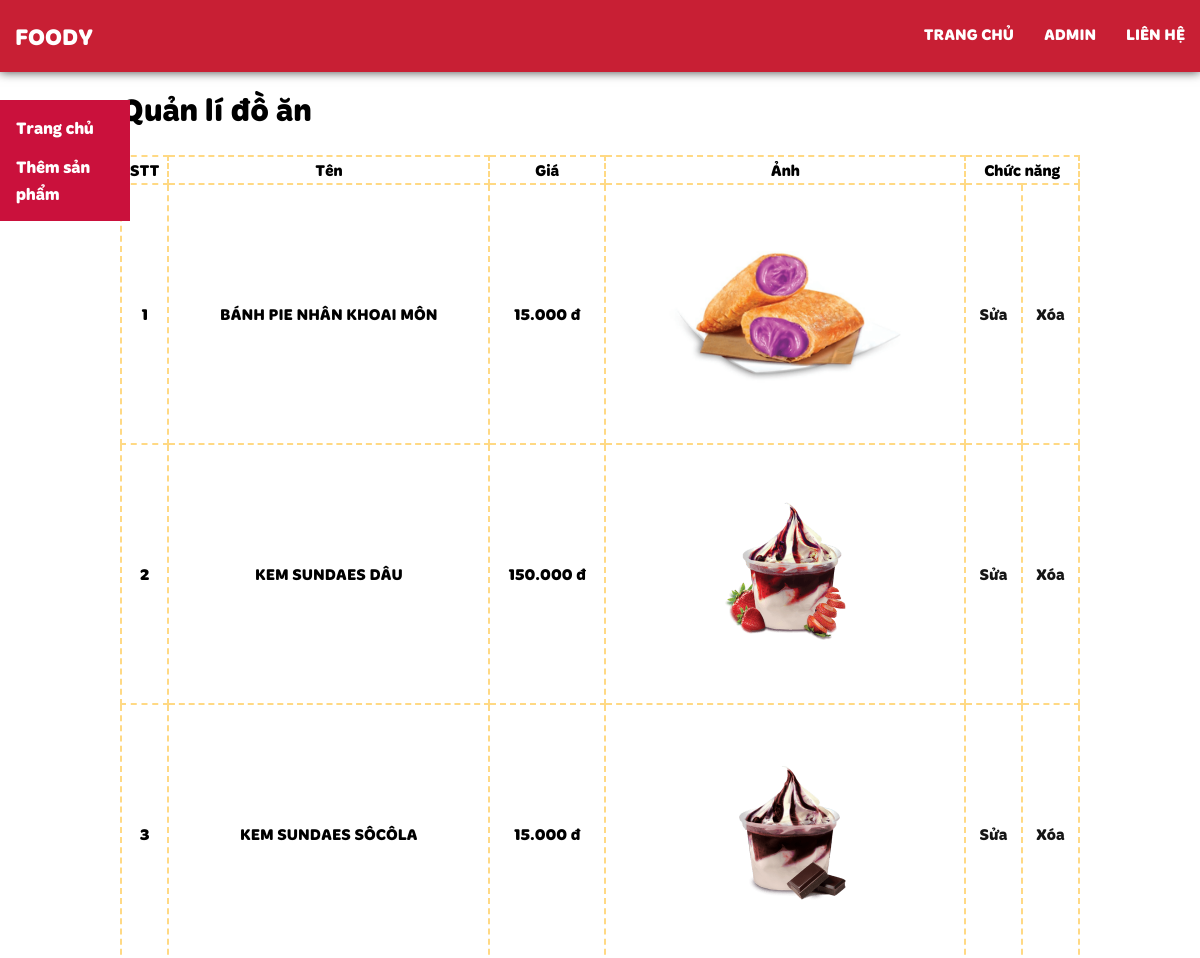
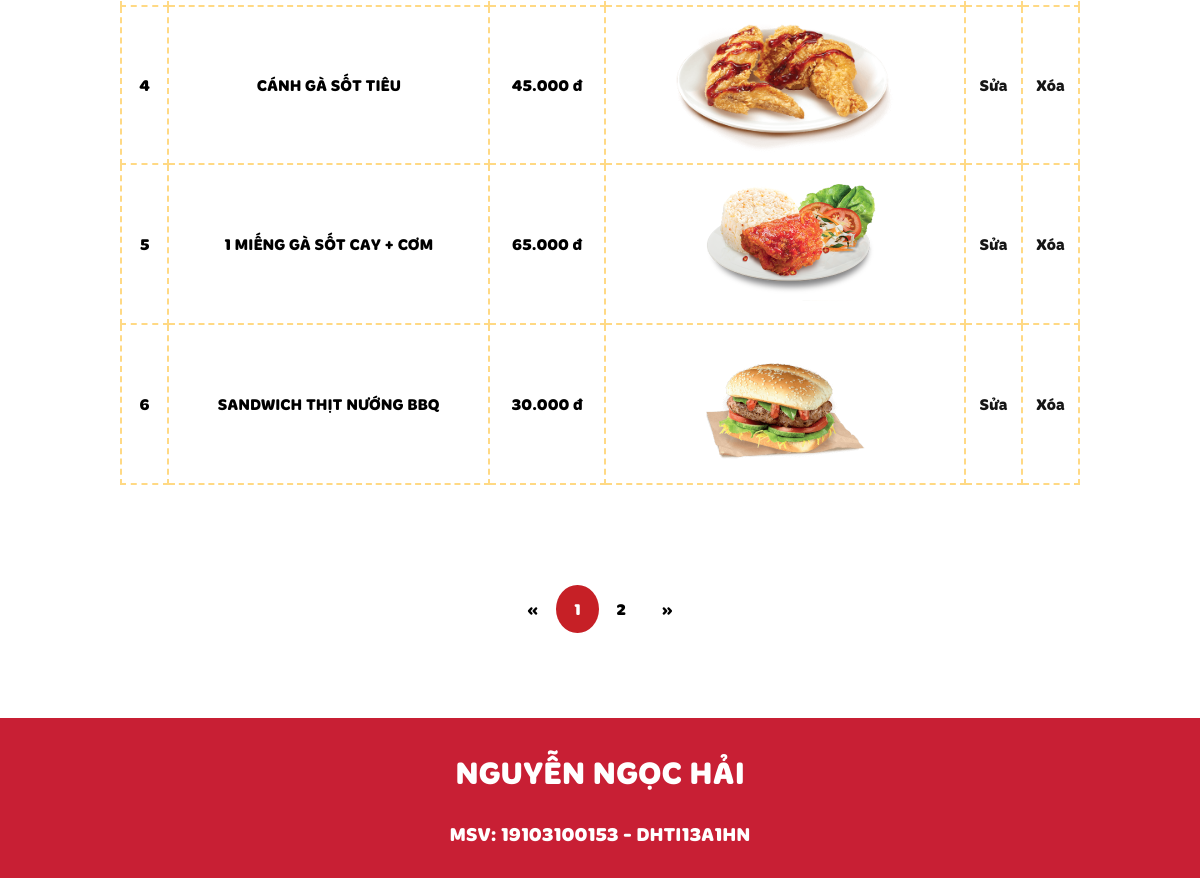
/page/admin.php, run on the app's committed database (2 pictures, top to bottom).
### tables this page shows
CREATE TABLE `food` (
  `id` int(11) NOT NULL,
  `name` varchar(255) NOT NULL,
  `price` float NOT NULL,
  `image` varchar(255) NOT NULL
);

### page/admin.php (the view, shortened to what this page needs)
<?php
include_once '../server/config.php';
$totalItems = "SELECT * FROM `food`";
$currentPage = $_GET['page'] ?? 1;
$itemsPerPage = 6;
$start = ($currentPage - 1) * $itemsPerPage;
$sql = "SELECT * FROM `food` LIMIT $start, $itemsPerPage ";
$result = $connection->query($sql);
$totalPages = ceil($connection->query($totalItems)->num_rows / $itemsPerPage);
?>
<!DOCTYPE html>
<html>
<head>
    <link rel="stylesheet" href="../css/admin.css">
</head>
<body>
    <?php include './sidebar.php' ?>
    <?php include './navbar.php' ?>
    <div class="main">
        <h1>Quản lí đồ ăn</h1>
        <table>
            <thead>
                <th>STT</th>
                <th>Tên</th>
                <th>Giá</th>
                <th>Ảnh</th>
                <th colspan="2">Chức năng</th>
            </thead>
            <tbody>
                <?php while ($row = $result->fetch_assoc()) : ?>
                    <tr>
                        <td><?= $row['id'] ?></td>
                        <td><?= $row['name'] ?></td>
                        <td><?= number_format($row['price'], 0, '.', '.'); ?> đ</td>
                        <td><img src="../asset/img/<?= $row['image'] ?>" alt=""></td>
                        <td><a href="edit.php?id=<?= $row['id'] ?>">Sửa</a></td>
                        <td><a href="?delete_id=<?= $row['id'] ?>" onclick="return confirm('Bạn chắc chắn muốn xoá?')">Xóa</a></td>
                    </tr>
                <?php endwhile; ?>
            </tbody>
        </table>
        <div>
            <div class="pagination">
                <a href="?page=<?= ($currentPage > 1) ? $currentPage - 1 : 1 ?>">&laquo;</a>
                <?php for ($i = 1; $i <= $totalPages; $i++) : ?>
                    <a href="?page=<?= $i ?>" class="<?= $i == $currentPage ? 'active' : '' ?>"><?= $i ?></a>
                <?php endfor; ?>
                <a href="?page=<?= ($currentPage < $totalPages) ? $currentPage + 1 : $totalPages ?>">&raquo</a>
            </div>
        </div>
    </div>
    <?php include './footer.php' ?>
</body>
</html>

### css/admin.css (style rules this page uses)
body { font-family: "Merge", sans-serif; margin: 0; padding: 0; }
.main { min-height: 100vh; max-width: 960px; margin: 85px auto; }
img { max-width: 250px; height: auto; object-fit: cover; }
table td,th { border: 2px dashed #ffd984; }
table td a { color: #161616 }
table { border-collapse: collapse; text-align: center; width: 100%; margin-bottom: 100px; }
.pagination { display: flex; flex-direction: row; justify-content: center; z-index: 1; }
.pagination a { color: #000; padding: 12px 18px; text-decoration: none; }
.pagination a.active { background-color: #c62026; color: white; border-radius: 50%; }

### css/navbar.css (style rules this page uses)
h2, h3, a { color: #fff; font-family: "Merge", sans-serif; }
a { text-decoration: none; }

### data on the page
food: id "1", name "BÁNH PIE NHÂN KHOAI MÔN", price "15.000", image (picture)
food: id "2", name "KEM SUNDAES DÂU", price "150.000", image (picture)
food: id "3", name "KEM SUNDAES SÔCÔLA", price "15.000", image (picture)
food: id "4", name "CÁNH GÀ SỐT TIÊU", price "45.000", image (picture)
food: id "5", name "1 MIẾNG GÀ SỐT CAY + CƠM", price "65.000", image (picture)
food: id "6", name "SANDWICH THỊT NƯỚNG BBQ", price "30.000", image (picture)
